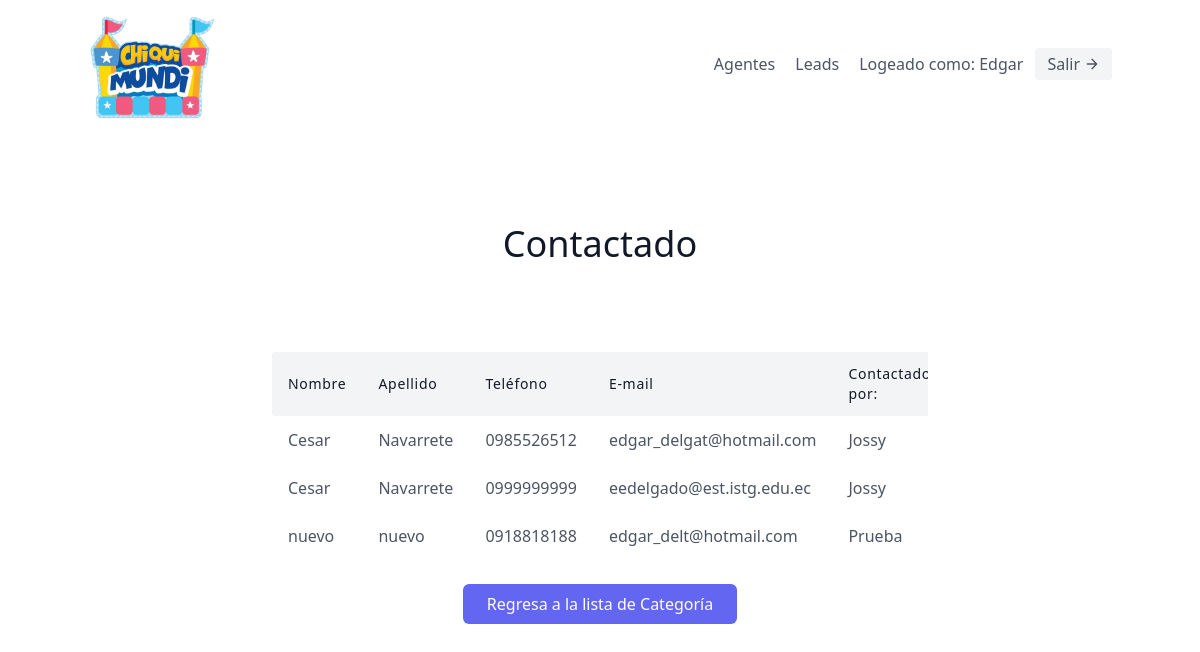
Before: /leads/categories/2/ (signed in) with the older database file.
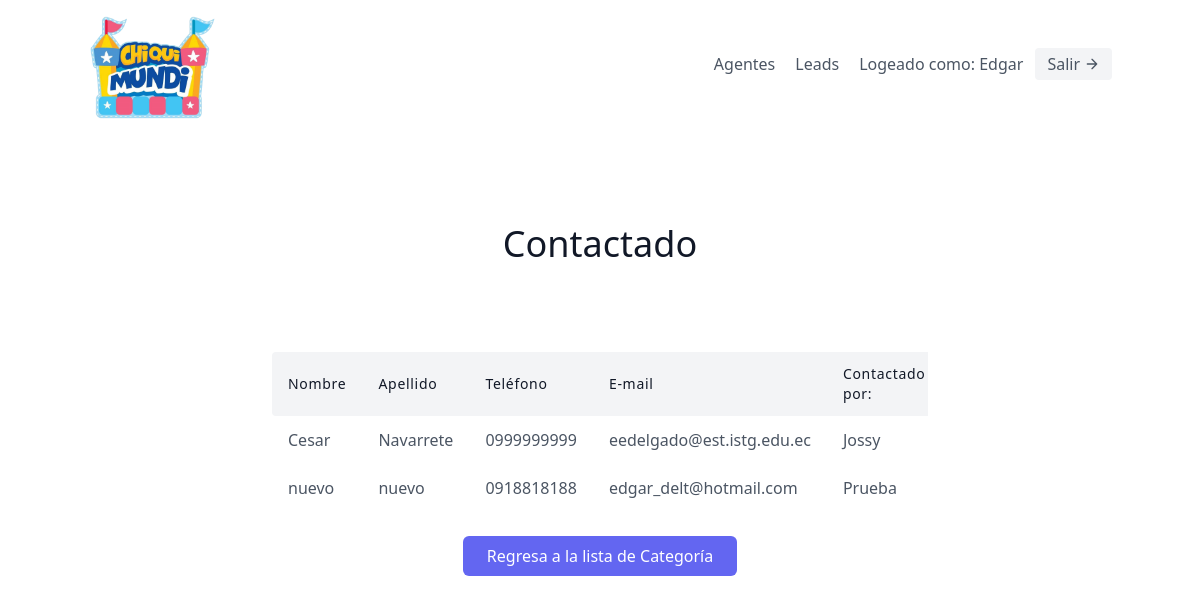
After: the same page with the newer database file.
### leads/models.py (models this page shows, shortened)
class Lead(models.Model):
    nombre = models.CharField(max_length=50)
    apellido = models.CharField(max_length=50)
    telefono = models.CharField(max_length=10)
    email = models.EmailField()
    organisation = models.ForeignKey(UserProfile, on_delete=models.CASCADE)
    agente = models.ForeignKey("Agent", null=True, blank=True, on_delete=models.SET_NULL)
    description = models.TextField()
    date_added = models.DateTimeField(auto_now_add=True)
    category = models.ForeignKey("Category", related_name="leads", null=True, blank=True, on_delete=models.SET_NULL)

class Agent(models.Model):
    user = models.OneToOneField(User, on_delete=models.CASCADE)
    organisation = models.ForeignKey(UserProfile, on_delete=models.CASCADE)
    def __str__(self):
        return self.user.username

class User(AbstractUser):
    is_organisor = models.BooleanField(default=True)
    is_agent = models.BooleanField(default=False)

### leads/views.py (the view)
# urls.py: path('categories/<int:pk>/', CategoryDetailView.as_view(), name='category-detail'),
class CategoryDetailView(LoginRequiredMixin, generic.DetailView):
    template_name = "leads/category_detail.html"
    context_object_name = "category"
    def get_context_data(self, **kwargs):
        context = super(CategoryDetailView, self).get_context_data(**kwargs)
        leads = self.get_object().leads.all()
        context.update({
            "leads": leads
        })
        return context
    def get_queryset(self):
        user = self.request.user
        if user.is_organisor:
            queryset = Category.objects.filter(
                organisation=user.userprofile,
            )
        else:
            queryset = Lead.objects.filter(
                organisation=user.agent.organisation,
            )
            queryset = queryset.filter(agent__user=user)
        return queryset

### leads/templates/leads/category_detail.html
{% extends "base.html" %}
{% block content %}
<section class="text-gray-600 body-font">
  <div class="container px-5 py-24 mx-auto">
    <div class="flex flex-col text-center w-full mb-20">
      <h1 class="sm:text-4xl text-3xl font-medium title-font mb-2 text-gray-900">{{ category.name }}</h1>
    </div>
    <div class="lg:w-2/3 w-full mx-auto overflow-auto">
      <table class="table-auto w-full text-left whitespace-no-wrap">
        <thead>
          <tr>
            <th class="px-4 py-3 title-font tracking-wider font-medium text-gray-900 text-sm bg-gray-100 rounded-tl rounded-bl">Nombre</th>
            <th class="px-4 py-3 title-font tracking-wider font-medium text-gray-900 text-sm bg-gray-100">Apellido</th>
            <th class="px-4 py-3 title-font tracking-wider font-medium text-gray-900 text-sm bg-gray-100">Teléfono</th>
            <th class="px-4 py-3 title-font tracking-wider font-medium text-gray-900 text-sm bg-gray-100">E-mail</th>
            {% if category.id == 2 %}
              <th class="px-4 py-3 title-font tracking-wider font-medium text-gray-900 text-sm bg-gray-100">Contactado por:</th>
            {% endif %}
          </tr>
        </thead>
        <tbody>
        {% for lead in leads %}
            <tr>
                <td class="px-4 py-3">{{ lead.nombre }}</td>
                <td class="px-4 py-3">{{ lead.apellido }}</td>
                <td class="px-4 py-3">{{ lead.telefono }}</td>
                <td class="px-4 py-3">{{ lead.email }}</td>
                {% if category.id == 2 %}
                  <td class="px-4 py-3">{{ lead.agente }}</td>
                {% endif %}
            </tr>
        {% endfor %}
        </tbody>
      </table>
    </div>
    <div class="flex mt-6 justify-center">
      <a href="{% url 'leads:category-list'%}" class="px-6 py-2 bg-indigo-500 hover:bg-indigo-600 text-white rounded-md focus:outline-none">
          Regresa a la lista de Categoría
      </a>
    </div>
  </div>
</section>
{% endblock content %}

Changed rows visible on the page:
removed Lead: nombre "Cesar", apellido "Navarrete", telefono "0985526512", email "edgar_delgat@hotmail.com", agente "Jossy"
